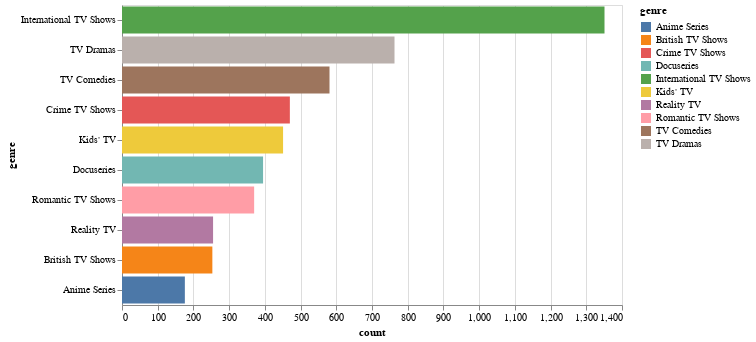

Here is the notebook cell this chart was saved with:
### Markdown cell above
We can see Drama has the highest genre rate of movies users explore on Netflix, followed by International Movies and Comedies.

Next, let us count the number of each genre of all the TV shows and also limit to the top tweenty:

### Code cell
%%sql

SELECT
    genre,
    count(*) AS count
FROM (
    SELECT
        title,
        unnest(split(listed_in, ', ')) AS genre
    FROM 'netflix.csv.gz'
    WHERE type= 'TV Show'
)
GROUP BY genre
ORDER BY count DESC
LIMIT 10

### Figure 1 — Vega-Lite specification as saved in the notebook (floating-point values rounded to 4 significant figures)
{"config": {"view": {"continuousWidth": 300, "continuousHeight": 300}}, "data": {"name": "data-5efd0fb7b9ca0f608437ba805044c580"}, "mark": {"type": "bar"}, "encoding": {"color": {"field": "genre", "type": "nominal"}, "tooltip": [{"field": "count", "type": "quantitative"}, {"field": "genre", "type": "nominal"}], "x": {"field": "count", "type": "quantitative"}, "y": {"field": "genre", "sort": null, "type": "nominal"}}, "height": 300, "width": 500, "$schema": "https://vega.github.io/schema/vega-lite/v5.8.0.json", "datasets": {"data-5efd0fb7b9ca0f608437ba805044c580": [{"genre": "International TV Shows", "count": 1351}, {"genre": "TV Dramas", "count": 763}, {"genre": "TV Comedies", "count": 581}, {"genre": "Crime TV Shows", "count": 470}, {"genre": "Kids' TV", "count": 451}, {"genre": "Docuseries", "count": 395}, {"genre": "Romantic TV Shows", "count": 370}, {"genre": "Reality TV", "count": 255}, {"genre": "British TV Shows", "count": 253}, {"genre": "Anime Series", "count": 176}]}}
